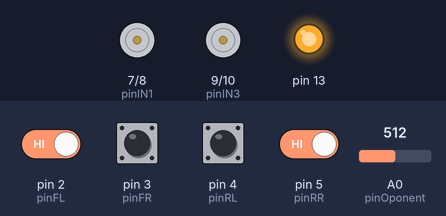
The sketch below on a simulated Arduino Uno, built with avr-gcc and run on an emulated ATmega328P. Shown: motor-driver pin pairs drawn as motors (green arrow = first pin HIGH = forward, orange = second pin HIGH = backward, longer = more drive, scaled by the enable pin), output pins drawn as LEDs (lit = HIGH). The inputs (shaded band) are chosen by the test bench; at power-on: pin 2 (pinFL), pin 3 (pinFR), pin 4 (pinRL), pin 5 (pinRR) HIGH, A0 (pinOponent) = 512. What the sketch prints to the serial monitor is not drawn.

Above: at 1.2 s.
1.3 s: A0 (pinOponent) set to 130
At 15.0 s:
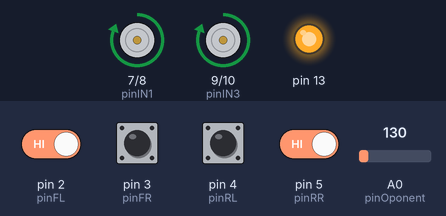
15.3 s: A0 (pinOponent) set to 114
At 17.7 s:
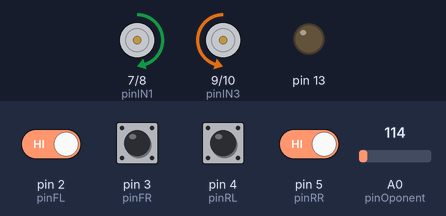
18.4 s: A0 (pinOponent) set to 122
At 18.8 s:
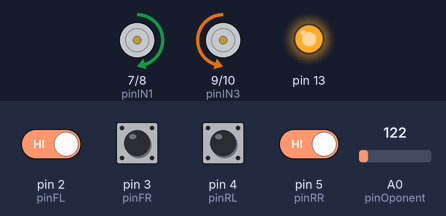
19.9 s: pin 2 (pinFL) driven LOW
22.9 s: pin 5 (pinRR) driven LOW
27.2 s: A0 (pinOponent) set to 0
At 40.1 s:
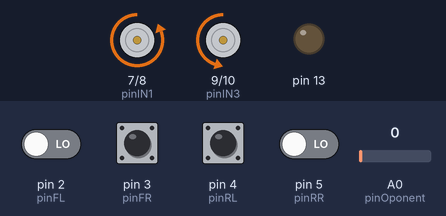
Timing chart, 0 to 69.4 s (numbered marks = the images above; inputs shaded):
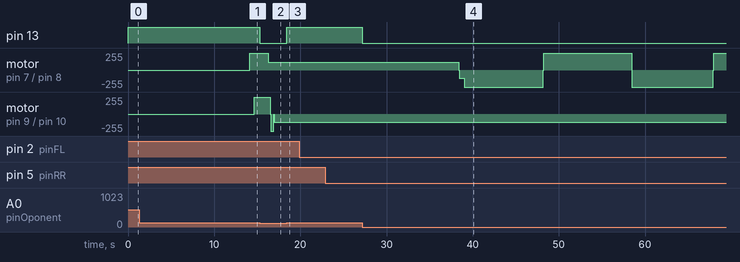

Measured:
- the behaviour switches between 120 and 119 on A0 (pinOponent) (found by bisection; images 1 and 2)
- after the input at 15.3 s, pin 13: HIGH → LOW at once; motor on pin 7 (pinIN1) / pin 8 (pinIN2): forward 255/255 → forward 120/255 after 0.99 s; motor on pin 9 (pinIN3) / pin 10 (pinIN4): forward 255/255 → backward 255/255 after 1.2 s, → backward 120/255 0.42 s later
- after the input at 18.4 s, pin 13: LOW → HIGH at once
- after the input at 27.2 s, pin 13: HIGH → LOW at once; motor on pin 9 (pinIN3) / pin 10 (pinIN4): stays backward 120/255 (without the input it goes to stopped after 16.1 s)

The sketch:

sumobot.ino
```cpp
#include <TimerOne.h>
// pin white system detection
const int pinFR=3;
const int pinFL=2;
const int pinRR=5;
const int pinRL=4;

int lineDetected=0;

//motor pins
const int pinENA = 6;
const int pinIN1 = 7;
const int pinIN2 = 8;
const int pinIN3 = 9;
const int pinIN4 = 10;
const int pinENB = 11;

const int speedAttack = 255;
const int speedRadar=120;
const int speedLine=255;


const int pinMotorR[3] = { pinENA, pinIN1, pinIN2 };
const int pinMotorL[3] = { pinENB, pinIN3, pinIN4 };

 //oponent
const int pinOponent=A0;
volatile int TimerOponentLoc=0;

//values range of raw sharp data
const long rangeF=120; //far
const long rangeC=680; //close
const long rangePush=675;

int TurnRadar=0;

void setup()
{
  //white line sensor
  pinMode(pinFR,INPUT);
  pinMode(pinFL,INPUT);
  pinMode(pinRR,INPUT);
  pinMode(pinRL,INPUT);


//motors
  pinMode(pinIN1, OUTPUT);
  pinMode(pinIN2, OUTPUT);
  pinMode(pinENA, OUTPUT);
  pinMode(pinIN3, OUTPUT);
  pinMode(pinIN4, OUTPUT);
  pinMode(pinENB, OUTPUT);

  Timer1.initialize(10000);       // timer for opponent detection
  Timer1.attachInterrupt(ISR_Sharp);
  Serial.begin(9600);
  pinMode(13,OUTPUT);
}

void loop()
{
    delay(1000); // start the round

  while (1)
  {
    int detectFR=digitalRead(pinFR);
    int detectFL=digitalRead(pinFL);
    int detectRR=digitalRead(pinRR);
    int detectRL=digitalRead(pinRL);
    lineDetected=0;
    int OponentLoc=0;

   noInterrupts();               // disable interruptions
   OponentLoc= TimerOponentLoc;
   interrupts();                 // enable interruptions

    // Check line sensors
    // LOW-detected line and no oponent: edge of dohyo

    if (detectFR==LOW && OponentLoc==0){
      Serial.println("DETECTED FR");
      lineDetected=1;
      moveBackward(pinMotorL, speedLine);

    }
    if (detectFL==LOW && OponentLoc==0){
      Serial.println("detected FL");
      lineDetected=1;
      moveBackward(pinMotorR, speedLine);

    }
    if (detectRR==LOW && OponentLoc==0){
      Serial.println("detected RR");
      lineDetected=1;
      moveForward(pinMotorR, speedLine);

    }
    if (detectRL==LOW && OponentLoc==0){
      Serial.println("detected RL");
      lineDetected=1;
      moveForward(pinMotorL, speedLine);

    }

    if (lineDetected==0 && OponentLoc==0)
      {
            //Radar State

            if(TurnRadar==1){ //levo
              moveForward(pinMotorR, speedRadar);
              moveBackward(pinMotorL, speedRadar);
              Serial.println("radar 1 levo");

            }
            if (TurnRadar==0){ //dex
              moveForward(pinMotorL, speedRadar);
              moveBackward(pinMotorR, speedRadar);
              Serial.println("radar 0 dex");

            }

      }

    if (lineDetected==0 && OponentLoc==1)
      {
            //Estado ataque
            Serial.println("attack state");
            if (TurnRadar==0){ //dex
                TurnRadar=1;
                moveForward(pinMotorR, speedAttack);
                moveForward(pinMotorL, speedAttack);

              } else { //levo
                TurnRadar=0;

                moveForward(pinMotorR, speedAttack);
                moveForward(pinMotorL, speedAttack);

               }

       }
      delay(10);
  }
}


void ISR_Sharp()
{

 TimerOponentLoc=GetOponent();

}


void stopAll()
{
  fullStop(pinMotorR);
  fullStop(pinMotorL);
}
void moveForward(const int pinMotor[3], int speed)
{
  digitalWrite(pinMotor[1], HIGH);
  digitalWrite(pinMotor[2], LOW);

  analogWrite(pinMotor[0], speed);
}

void moveBackward(const int pinMotor[3], int speed)
{
  digitalWrite(pinMotor[1], LOW);
  digitalWrite(pinMotor[2], HIGH);

  analogWrite(pinMotor[0], speed);
}

void fullStop(const int pinMotor[3])
{
  digitalWrite(pinMotor[1], LOW);
  digitalWrite(pinMotor[2], LOW);

  analogWrite(pinMotor[0], 0);
}

int GetOponent()
{

  //long meanSharp = meanFilter.AddValue(valSharp);

  int valSharp= analogRead(pinOponent);

  Serial.print("valSharp: ");
  Serial.println(valSharp);

  if (rangeF <= valSharp && valSharp<= rangeC)
  {
      delay(50);
      valSharp=analogRead(pinOponent);

  if (rangeF <= valSharp && valSharp <= rangeC)
  {
        digitalWrite(13,HIGH);
        return 1;
  }
  }
  else
  {
        delay(50);
        valSharp=analogRead(pinOponent);

  if (rangeF > valSharp || valSharp > rangeC)
  {
        digitalWrite(13,LOW);
            return 0;
  }

   }

}
```
